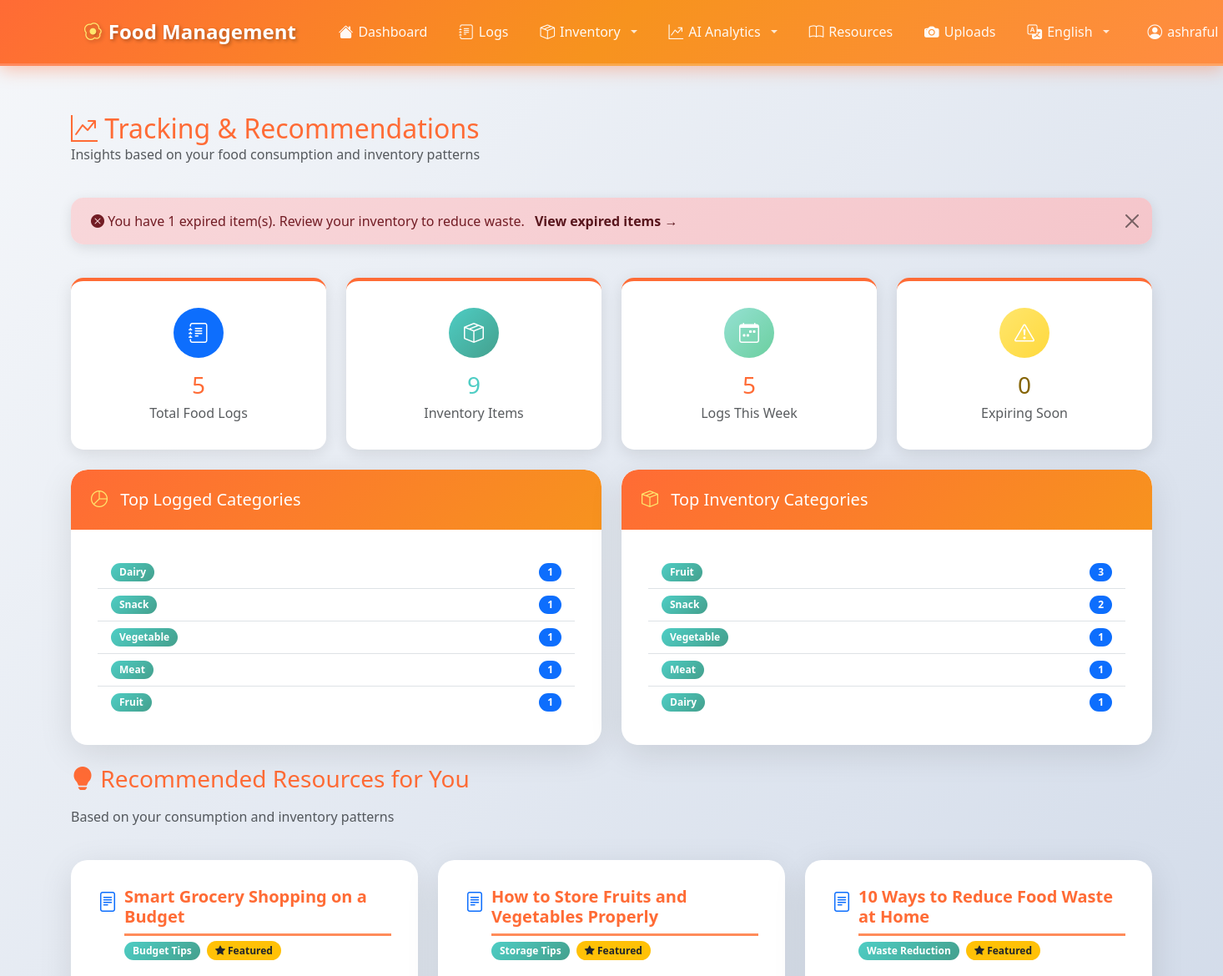
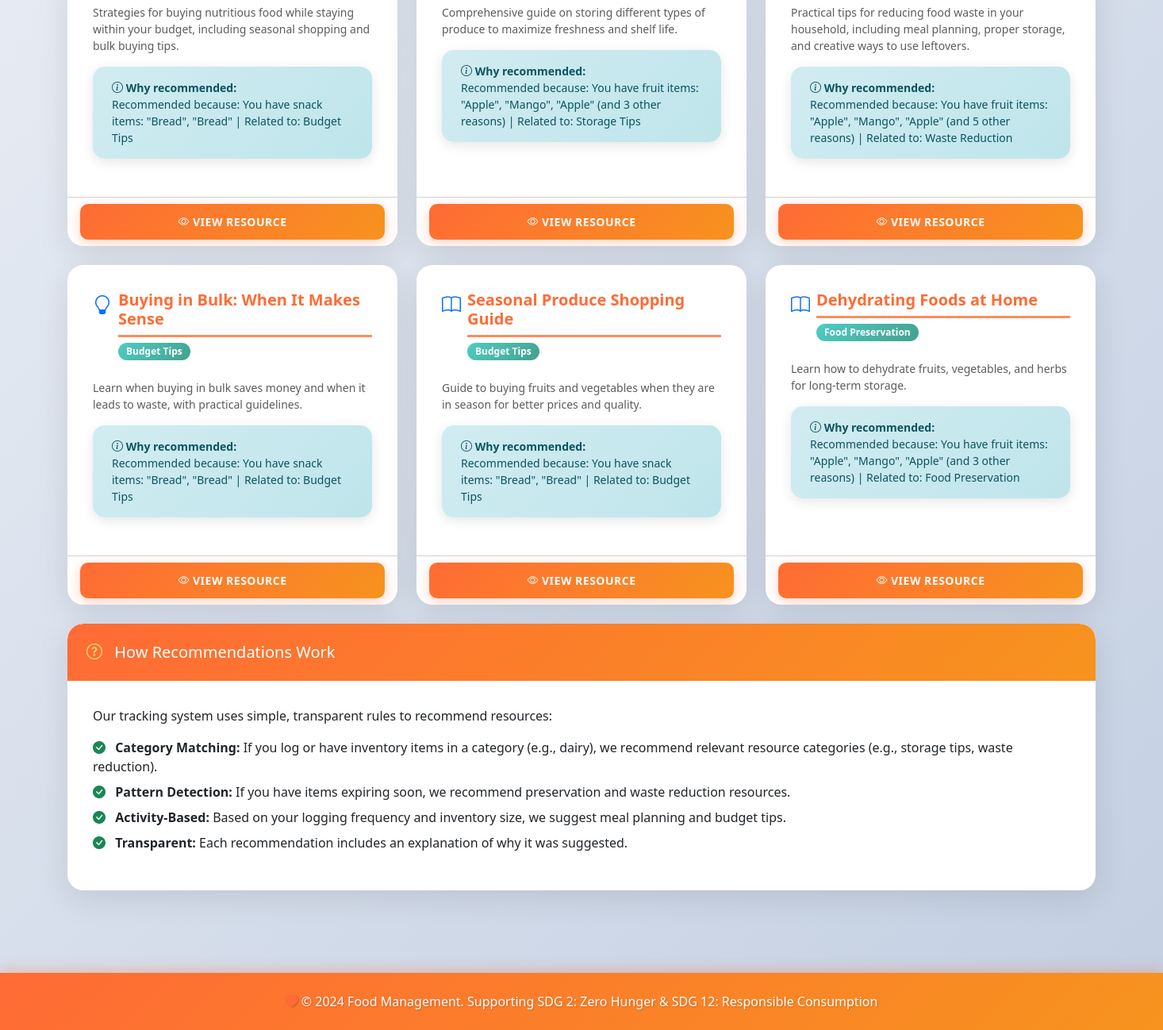
Screenshot of /resources/tracking/ (signed in) with the database file from the repository (2 pictures, top to bottom).
### resources/models.py (models this page shows, shortened)
class Resource(models.Model):
    CATEGORY_CHOICES = [
        ('waste_reduction', 'Waste Reduction'),
        ('budget_tips', 'Budget Tips'),
        ('meal_planning', 'Meal Planning'),
        ('storage_tips', 'Storage Tips'),
        ('nutrition', 'Nutrition'),
        ('sustainability', 'Sustainability'),
        ('cooking_tips', 'Cooking Tips'),
        ('preservation', 'Food Preservation'),
        ('shopping', 'Smart Shopping'),
        ('other', 'Other'),
    ]
    TYPE_CHOICES = [
        ('article', 'Article'),
        ('video', 'Video'),
        ('guide', 'Guide'),
        ('tip', 'Tip'),
        ('recipe', 'Recipe'),
        ('tool', 'Tool'),
        ('website', 'Website'),
    ]
    title = models.CharField(max_length=255, help_text="Title of the resource")
    description = models.TextField(help_text="Description of the resource")
    url = models.URLField(
        blank=True,
        null=True,
        help_text="URL to the resource (if applicable)"
    )
    category = models.CharField(
        max_length=50,
        choices=CATEGORY_CHOICES,
        help_text="Category of the resource"
    )
    resource_type = models.CharField(
        max_length=20,
        choices=TYPE_CHOICES,
        default='article',
        help_text="Type of resource"
    )
    featured = models.BooleanField(
        default=False,
        help_text="Mark as featured resource"
    )
    created_at = models.DateTimeField(auto_now_add=True)
    updated_at = models.DateTimeField(auto_now=True)
    class Meta:
        verbose_name = "Resource"
        verbose_name_plural = "Resources"
        ordering = ['-featured', 'category', 'title']
        indexes = [
            models.Index(fields=['category']),
            models.Index(fields=['resource_type']),
            models.Index(fields=['featured']),
        ]
    def get_type_icon(self):
        icons = {
            'article': 'bi-file-text',
            'video': 'bi-play-circle',
            'guide': 'bi-book',
            'tip': 'bi-lightbulb',
            'recipe': 'bi-egg-fried',
            'tool': 'bi-tools',
            'website': 'bi-globe',
        }
        return icons.get(self.resource_type, 'bi-file')

### resources/views.py (the view)
# urls.py: path('tracking/', views.tracking_view, name='tracking'),
@login_required
def tracking_view(request):
    analyzer = TrackingAnalyzer(request.user)
    summary = analyzer.get_summary()
    recommendations = analyzer.get_recommendations(limit=6)
    insights = analyzer.get_insights()
    context = {
        'summary': summary,
        'recommendations': recommendations,
        'insights': insights,
    }
    return render(request, 'resources/tracking.html', context)

### templates/resources/tracking.html (shortened to what this page needs)
{% extends 'base.html' %}
{% block content %}
<div class="row mb-4">
    <div class="col-12">
        <h2 class="text-primary-custom mb-0">
            <i class="bi bi-graph-up-arrow"></i> Tracking & Recommendations
        </h2>
        <p class="text-muted">Insights based on your food consumption and inventory patterns</p>
    </div>
</div>
{% if insights %}
<div class="row mb-4">
    <div class="col-12">
        {% for insight in insights %}
        <div class="alert alert-{{ insight.type }} alert-dismissible fade show" role="alert">
            <i class="bi bi-{% if insight.type == 'warning' %}exclamation-triangle{% elif insight.type == 'danger' %}x-circle{% else %}info-circle{% endif %}-fill"></i>
            {{ insight.message }}
            {% if insight.action %}
            <a href="{{ insight.action_url }}" class="alert-link ms-2">{{ insight.action }} →</a>
            {% endif %}
            <button type="button" class="btn-close" data-bs-dismiss="alert"></button>
        </div>
        {% endfor %}
    </div>
</div>
{% endif %}
<div class="row g-4 mb-4">
    <div class="col-md-3">
        <div class="dashboard-card text-center">
            <div class="rounded-circle bg-primary text-white d-flex align-items-center justify-content-center mx-auto mb-3" style="width: 60px; height: 60px; font-size: 1.5rem;">
                <i class="bi bi-journal-text"></i>
            </div>
            <h3 class="mb-1" style="color: var(--primary-color);">{{ summary.total_logs }}</h3>
            <p class="text-muted mb-0">Total Food Logs</p>
        </div>
    </div>
    <div class="col-md-3">
        <div class="dashboard-card text-center">
            <div class="rounded-circle text-white d-flex align-items-center justify-content-center mx-auto mb-3" style="width: 60px; height: 60px; font-size: 1.5rem; background: var(--gradient-secondary);">
                <i class="bi bi-box-seam"></i>
            </div>
            <h3 class="mb-1" style="color: var(--secondary-color);">{{ summary.total_inventory }}</h3>
            <p class="text-muted mb-0">Inventory Items</p>
        </div>
    </div>
    <div class="col-md-3">
        <div class="dashboard-card text-center">
            <div class="rounded-circle text-white d-flex align-items-center justify-content-center mx-auto mb-3" style="width: 60px; height: 60px; font-size: 1.5rem; background: var(--gradient-success);">
                <i class="bi bi-calendar-week"></i>
            </div>
            <h3 class="mb-1" style="color: var(--primary-color);">{{ summary.recent_logs }}</h3>
            <p class="text-muted mb-0">Logs This Week</p>
        </div>
    </div>
    <div class="col-md-3">
        <div class="dashboard-card text-center">
            <div class="rounded-circle text-white d-flex align-items-center justify-content-center mx-auto mb-3" style="width: 60px; height: 60px; font-size: 1.5rem; background: linear-gradient(135deg, #ffe66d 0%, #ffd93d 100%);">
                <i class="bi bi-exclamation-triangle"></i>
            </div>
            <h3 class="mb-1" style="color: #856404;">{{ summary.expiring_soon }}</h3>
            <p class="text-muted mb-0">Expiring Soon</p>
        </div>
    </div>
</div>
<div class="row mb-4">
    <div class="col-md-6">
        <div class="card">
            <div class="card-header text-white">
                <h5 class="mb-0">
                    <i class="bi bi-pie-chart"></i> Top Logged Categories
                </h5>
            </div>
            <div class="card-body">
                {% if summary.top_logged_categories %}
                    <ul class="list-group list-group-flush">
                        {% for category, count in summary.top_logged_categories.items %}
                        <li class="list-group-item d-flex justify-content-between align-items-center">
                            <span class="badge" style="background: var(--gradient-secondary);">
                                {{ category|title }}
                            </span>
                            <span class="badge bg-primary rounded-pill">{{ count }}</span>
                        </li>
                        {% endfor %}
                    </ul>
                {% else %}
                    <p class="text-muted text-center py-3">No food logs yet. Start logging to see your patterns!</p>
                {% endif %}
            </div>
        </div>
    </div>
    <div class="col-md-6">
        <div class="card">
            <div class="card-header text-white">
                <h5 class="mb-0">
                    <i class="bi bi-box-seam"></i> Top Inventory Categories
                </h5>
            </div>
            <div class="card-body">
                {% if summary.top_inventory_categories %}
                    <ul class="list-group list-group-flush">
                        {% for category, count in summary.top_inventory_categories.items %}
                        <li class="list-group-item d-flex justify-content-between align-items-center">
                            <span class="badge" style="background: var(--gradient-secondary);">
                                {{ category|title }}
                            </span>
                            <span class="badge bg-primary rounded-pill">{{ count }}</span>
                        </li>
                        {% endfor %}
                    </ul>
                {% else %}
                    <p class="text-muted text-center py-3">No inventory items yet. Add items to see your patterns!</p>
                {% endif %}
            </div>
        </div>
    </div>
</div>
<div class="row mb-4">
    <div class="col-12">
        <h3 class="text-primary-custom mb-3">
            <i class="bi bi-lightbulb-fill"></i> Recommended Resources for You
        </h3>
        <p class="text-muted">Based on your consumption and inventory patterns</p>
    </div>
</div>
{% if recommendations %}
<div class="row g-4">
    {% for resource, category, explanation in recommendations %}
    <div class="col-md-6 col-lg-4">
        <div class="card h-100">
            <div class="card-body">
                <div class="d-flex align-items-start mb-3">
                    <i class="bi {{ resource.get_type_icon }} text-primary me-2" style="font-size: 1.5rem;"></i>
                    <div class="flex-grow-1">
                        <h5 class="card-title mb-1">{{ resource.title }}</h5>
                        <div class="mb-2">
                            <span class="badge" style="background: var(--gradient-secondary);">
                                {{ resource.get_category_display }}
                            </span>
                            {% if resource.featured %}
                            <span class="badge bg-warning text-dark ms-1">
                                <i class="bi bi-star-fill"></i> Featured
                            </span>
                            {% endif %}
                        </div>
                    </div>
                </div>
                <p class="card-text text-muted small">{{ resource.description|truncatewords:20 }}</p>
                <div class="alert alert-info small mb-3">
                    <i class="bi bi-info-circle"></i> <strong>Why recommended:</strong><br>
                    {{ explanation }}
                </div>
            </div>
            <div class="card-footer bg-transparent">
                <a href="{% url 'resources:detail' resource.pk %}" class="btn btn-sm btn-primary w-100">
                    <i class="bi bi-eye"></i> View Resource
                </a>
            </div>
        </div>
    </div>
    {% endfor %}
</div>
{% endif %}
<div class="card mt-4">
    <div class="card-header text-white">
        <h5 class="mb-0">
            <i class="bi bi-question-circle"></i> How Recommendations Work
        </h5>
    </div>
    <div class="card-body">
        <p class="mb-3">Our tracking system uses simple, transparent rules to recommend resources:</p>
        <ul class="list-unstyled">
            <li class="mb-2">
                <i class="bi bi-check-circle-fill text-success me-2"></i>
                <strong>Category Matching:</strong> If you log or have inventory items in a category (e.g., dairy),
                we recommend relevant resource categories (e.g., storage tips, waste reduction).
            </li>
            <li class="mb-2">
                <i class="bi bi-check-circle-fill text-success me-2"></i>
                <strong>Pattern Detection:</strong> If you have items expiring soon, we recommend preservation and
                waste reduction resources.
            </li>
            <li class="mb-2">
                <i class="bi bi-check-circle-fill text-success me-2"></i>
                <strong>Activity-Based:</strong> Based on your logging frequency and inventory size,
                we suggest meal planning and budget tips.
            </li>
            <li class="mb-0">
                <i class="bi bi-check-circle-fill text-success me-2"></i>
                <strong>Transparent:</strong> Each recommendation includes an explanation of why it was suggested.
            </li>
        </ul>
    </div>
</div>
{% endblock %}

### templates/base.html (shortened to what this page needs)
{% load i18n static %}
<!DOCTYPE html>
<html lang="{{ LANGUAGE_CODE|default:'en' }}" dir="{% if LANGUAGE_CODE == 'ar' %}rtl{% else %}ltr{% endif %}">
<head>
    {% load static %}
    <link href="https://cdn.jsdelivr.net/npm/bootstrap@5.3.0/dist/css/bootstrap.min.css" rel="stylesheet">
    <link rel="stylesheet" href="https://cdn.jsdelivr.net/npm/bootstrap-icons@1.11.0/font/bootstrap-icons.css">
    <link rel="stylesheet" href="{% static 'css/style.css' %}">
</head>
<body>
    {% if user.is_authenticated %}
    <nav class="navbar navbar-expand-lg navbar-dark sticky-top">
        <div class="container">
            <a class="navbar-brand" href="{% url 'dashboard_placeholder' %}">
                <i class="bi bi-egg-fried"></i> {% trans "Food Management" %}
            </a>
            <div class="collapse navbar-collapse" id="navbarNav">
                <ul class="navbar-nav me-auto">
                    <li class="nav-item">
                        <a class="nav-link" href="{% url 'dashboard_placeholder' %}">
                            <i class="bi bi-house-fill"></i> {% trans "Dashboard" %}
                        </a>
                    </li>
                    <li class="nav-item">
                        <a class="nav-link" href="{% url 'logs:list' %}">
                            <i class="bi bi-journal-text"></i> {% trans "Logs" %}
                        </a>
                    </li>
                    <li class="nav-item dropdown">
                        <a class="nav-link dropdown-toggle" href="#" id="inventoryDropdown" role="button" data-bs-toggle="dropdown" aria-expanded="false">
                            <i class="bi bi-box-seam"></i> {% trans "Inventory" %}
                        </a>
                    </li>
                    <li class="nav-item dropdown">
                        <a class="nav-link dropdown-toggle" href="#" id="aiDropdown" role="button" data-bs-toggle="dropdown" aria-expanded="false">
                            <i class="bi bi-graph-up-arrow"></i> {% trans "AI Analytics" %}
                        </a>
                    </li>
                    <li class="nav-item">
                        <a class="nav-link" href="{% url 'resources:list' %}">
                            <i class="bi bi-book"></i> {% trans "Resources" %}
                        </a>
                    </li>
                    <li class="nav-item">
                        <a class="nav-link" href="{% url 'uploads:list' %}">
                            <i class="bi bi-camera-fill"></i> {% trans "Uploads" %}
                        </a>
                    </li>
                </ul>
                <ul class="navbar-nav">
                    {% get_current_language as CURRENT_LANGUAGE %}
                    {% get_available_languages as LANGUAGES %}
                    <li class="nav-item dropdown me-2">
                        <a class="nav-link dropdown-toggle text-white" href="#" id="languageDropdownAuth" role="button" data-bs-toggle="dropdown" aria-expanded="false">
                            <i class="bi bi-translate"></i>
                            {% for lang_code, lang_name in LANGUAGES %}
                                {% if lang_code == CURRENT_LANGUAGE %}{{ lang_name }}{% endif %}
                            {% endfor %}
                        </a>
                            {% get_language_info_list for LANGUAGES as languages %}
                    </li>
                    <li class="nav-item dropdown">
                        <a class="nav-link dropdown-toggle text-white" href="#" id="userDropdown" role="button" data-bs-toggle="dropdown" aria-expanded="false">
                            <i class="bi bi-person-circle"></i> {{ user.username }}
                        </a>
                    </li>
                </ul>
            </div>
        </div>
    </nav>
    {% endif %}
    <main class="container my-4">
        {% block content %}{% endblock %}
    </main>
    <footer class="text-center py-4 mt-5">
        <div class="container">
            <p class="mb-0">
                <i class="bi bi-heart-fill" style="color: #ff6b35;"></i>
                &copy; 2024 {% trans "Food Management" %}. {% trans "Supporting SDG 2: Zero Hunger & SDG 12: Responsible Consumption" %}
            </p>
        </div>
    </footer>
</body>
</html>

### rows the page displays
Resource: title "Smart Grocery Shopping on a Budget", category "Budget Tips", featured True (drawn), description "Strategies for buying nutritious food while staying within your budget, including seasonal shopping and bulk buying tips.", explanation "Recommended because: You have snack items: \"Bread\", \"Bread\" | Related to: Budget Tips"
Resource: title "How to Store Fruits and Vegetables Properly", category "Storage Tips", featured True (drawn), description "Comprehensive guide on storing different types of produce to maximize freshness and shelf life.", explanation "Recommended because: You have fruit items: \"Apple\", \"Mango\", \"Apple\" (and 3 other reasons) | Related to: Storage Tips"
Resource: title "10 Ways to Reduce Food Waste at Home", category "Waste Reduction", featured True (drawn), description "Practical tips for reducing food waste in your household, including meal planning, proper storage, and creative ways to use leftovers.", explanation "Recommended because: You have fruit items: \"Apple\", \"Mango\", \"Apple\" (and 5 other reasons) | Related to: Waste Reduction"
Resource: title "Buying in Bulk: When It Makes Sense", category "Budget Tips", description "Learn when buying in bulk saves money and when it leads to waste, with practical guidelines.", explanation "Recommended because: You have snack items: \"Bread\", \"Bread\" | Related to: Budget Tips"
Resource: title "Seasonal Produce Shopping Guide", category "Budget Tips", description "Guide to buying fruits and vegetables when they are in season for better prices and quality.", explanation "Recommended because: You have snack items: \"Bread\", \"Bread\" | Related to: Budget Tips"
Resource: title "Dehydrating Foods at Home", category "Food Preservation", description "Learn how to dehydrate fruits, vegetables, and herbs for long-term storage.", explanation "Recommended because: You have fruit items: \"Apple\", \"Mango\", \"Apple\" (and 3 other reasons) | Related to: Food Preservation"

### other values shown
{{ lang_name }} "English"
{{ user.username }} "ashraful"
{{ insight.message }} "You have 1 expired item(s). Review your inventory to reduce waste."
{{ insight.action }} "View expired items"
{{ summary.total_logs }} "5"
{{ summary.total_inventory }} "9"
{{ summary.recent_logs }} "5"
{{ summary.expiring_soon }} "0"
{{ category|title }} "Dairy" "Snack" "Vegetable" "Meat" "Fruit"
{{ count }} "1" "1" "1" "1" "1"
{{ category|title }} "Fruit" "Snack" "Vegetable" "Meat" "Dairy"
{{ count }} "3" "2" "1" "1" "1"
